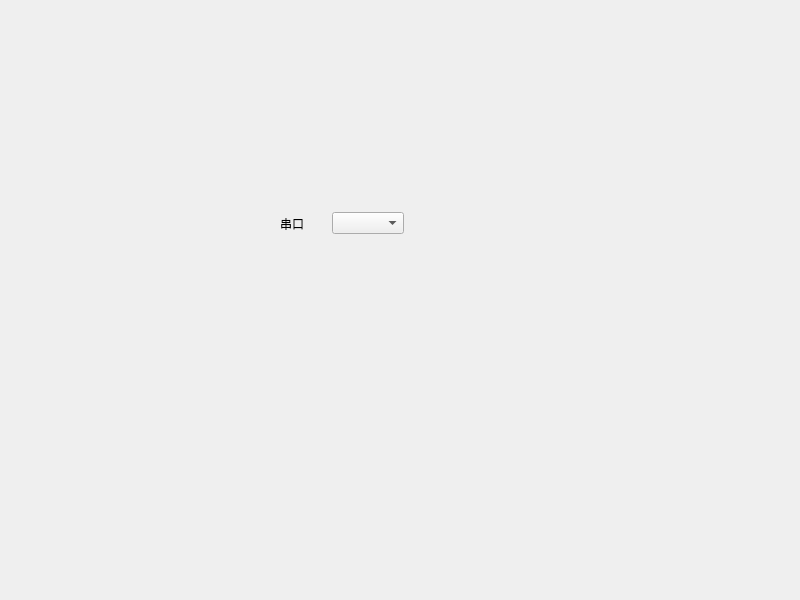
<?xml version="1.0" encoding="UTF-8"?>
<ui version="4.0">
 <class>Widget</class>
 <widget class="QWidget" name="Widget">
  <property name="geometry">
   <rect>
    <x>0</x>
    <y>0</y>
    <width>800</width>
    <height>600</height>
   </rect>
  </property>
  <property name="windowTitle">
   <string>Widget</string>
  </property>
  <widget class="QWidget" name="">
   <property name="geometry">
    <rect>
     <x>280</x>
     <y>210</y>
     <width>124</width>
     <height>27</height>
    </rect>
   </property>
   <layout class="QHBoxLayout" name="horizontalLayout">
    <item>
     <widget class="QLabel" name="label">
      <property name="text">
       <string>串口</string>
      </property>
     </widget>
    </item>
    <item>
     <widget class="QComboBox" name="comboBox"/>
    </item>
   </layout>
  </widget>
 </widget>
 <resources/>
 <connections/>
</ui>
